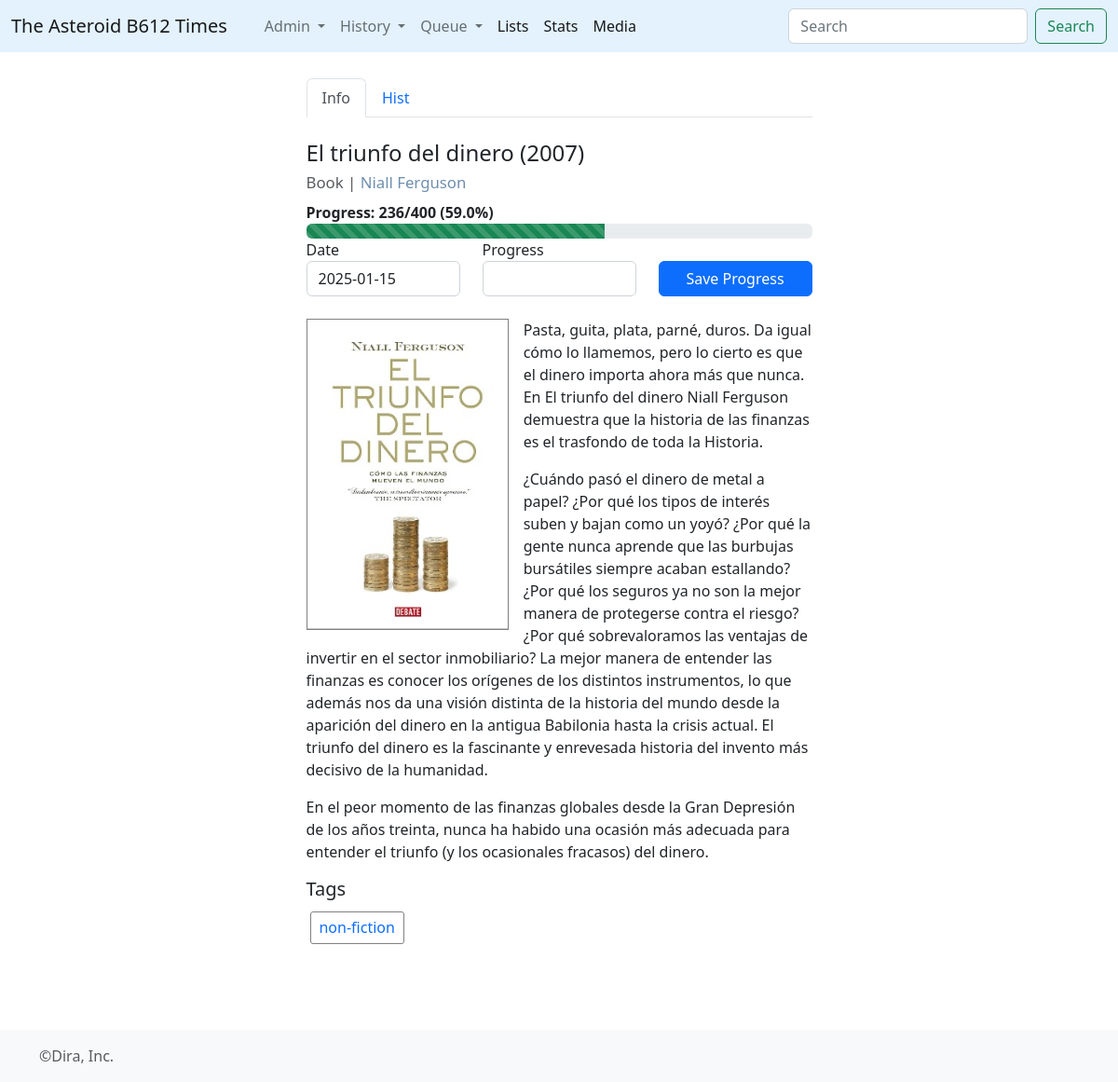
Screenshot of /book/439 with the database file from the repository.
### times/models.py (models this page shows, shortened)
class Book(models.Model):
	title = models.CharField(max_length=512)
	orig_lan = models.CharField(max_length=2)
	info = models.TextField()
	pub_year = models.IntegerField()
	wtype = models.ForeignKey(WikiType,on_delete=models.CASCADE)
	@property
	def cleantext(self):
		n_corte = self.info.find('==headtext==')
		if n_corte == -1:
			return self.info
		else:
			return self.info.replace('==headtext==','')
	@property
	def titulo(self):
		return self.title+' ('+ str(self.pub_year) +')'
	@property
	def authors_links(self):
		creds = Credito.objects.filter(ctype__id__in=[1,5,6,7],media_type=1,media_id=self.id)
		enlaces = ""
		for c in creds:
			enlaces = enlaces + "<a href='/wiki/"+str(c.persona.id)+"' style='text-decoration:none; color:#6F8FAF;'>"+c.persona.title+"</a>,&nbsp;"
		return enlaces[:-7]
	@property
	def mainPic(self):
		npics = BookMedia.objects.filter(libro__id=self.id,imgtype=1).count()
		if npics == 0:
			return None
		else:
			pks = BookMedia.objects.filter(libro__id=self.id,imgtype=1).values_list('pk', flat=True)
			random_pk = choice(pks)
			ppic = BookMedia.objects.get(pk=random_pk)
			return ppic.imagen.url

class WikiType(models.Model):
	category = models.CharField(max_length=255)

class Credito(models.Model):
	ctype = models.ForeignKey(CreditType,on_delete=models.CASCADE)
	persona = models.ForeignKey(Wiki,on_delete=models.CASCADE)
	media_type = models.IntegerField()
	media_id = models.IntegerField()

class Wiki(models.Model):
	wtype = models.ForeignKey(WikiType,on_delete=models.CASCADE)
	title = models.CharField(max_length=512)
	info = models.TextField()
	created_at = models.DateTimeField(auto_now=True)
	updated_at = models.DateTimeField(null=True,blank=True)

class ProgressBar(models.Model):
	libro = models.ForeignKey(Book,on_delete=models.CASCADE)
	units = models.CharField(max_length=50)
	cantidad = models.IntegerField()
	avance = models.IntegerField(blank=True,default=0)
	fecha_inicio = models.DateField()
	@property
	def prct_prog(self):
		return round(self.avance/self.cantidad*100.00,2)

class BookMedia(models.Model):
	libro = models.ForeignKey(Book,on_delete=models.CASCADE)
	imgtype = models.IntegerField()
	imagen = models.ImageField(upload_to=path_and_name, max_length=255, null=True, blank=True)

class BookTag(models.Model):
	libro = models.ForeignKey(Book, on_delete=models.CASCADE)
	tag = models.CharField(max_length=256)

### times/views.py (the view)
# urls.py: path('book/<bookid>', views.book, name='book'),
def book(request,bookid):
	this_book = Book.objects.get(pk=int(bookid))
	wtypes = WikiType.objects.all()
	related_wikis = MediaWiki.objects.filter(media_type=1, media_id=this_book.id).order_by('-id')
	listas = BookList.objects.all().order_by('listname')
	citas = BookQuote.objects.filter(libro=this_book).order_by('id')
	barras = ProgressBar.objects.filter(libro=this_book,avance__lt=F('cantidad'))
	btags = BookTag.objects.filter(libro__id=this_book.id)
	return render(request,'view-book.html',{'this_book':this_book,'btags':btags,'wtypes':wtypes,'relw':related_wikis,'blistas':listas,'barras':barras,'citas':citas})

### times/templates/view-book.html (shortened to what this page needs)
{% extends 'base_forms.html' %}
{% block contenido %}
<ul class="nav nav-tabs" id="myTab" role="tablist">
  <li class="nav-item" role="presentation">
    <button class="nav-link active" id="home-tab" data-bs-toggle="tab" data-bs-target="#home" type="button" role="tab" aria-controls="home" aria-selected="true">Info</button>
  </li>
  <li class="nav-item" role="presentation">
    <button class="nav-link" id="profile-tab" data-bs-toggle="tab" data-bs-target="#profile" type="button" role="tab" aria-controls="profile" aria-selected="false">Hist</button>
  </li>
</ul>
<div class="tab-content" id="myTabContent">
  <div class="tab-pane fade show active" id="home" role="tabpanel" aria-labelledby="home-tab">
  	<br>
  	<article class="blog-post">
	<h4>{{this_book.titulo}} <br><small class="text-muted" style="font-size: 0.7em; font-weight: normal;">{{this_book.wtype.category|capfirst}} | {{this_book.authors_links|safe}}</small></h4>
	{% if barras %}
		{%for b in barras%}
		<b>Progress: {{b.avance}}/{{b.cantidad}} ({{b.prct_prog}}%)</b>
			<div class="progress">
          <div class="progress-bar progress-bar-striped bg-success" role="progressbar" style="width:{{b.prct_prog}}%;" aria-valuenow="25" aria-valuemin="0" aria-valuemax="100"></div>
       </div>
       	<form method="POST" action="{% url 'saveprogress' %}">
					  <div class="row">
					  <div class="form-group col-sm-4">
					    <label for="exampleFormControlInput1">Date</label>
					    <input type = "text" value="{% now 'Y-m-d' %}" name="fecha" class="form-control" id="exampleFormControlInput1">
					  </div>
					  <div class="form-group col-sm-4">
					    <label for="exampleFormControlInput1">Progress</label>
					    <input type = "text" name="progress" class="form-control" id="exampleFormControlInput1">
					  </div>
					  <div class="form-group col-sm-4">
					   <br>
					    <button type="submit" class="btn btn-primary" style="width:100%">Save Progress</button>
					  </div>
					</div>
					  <br>
					</form>
		{%endfor%}
	{%endif%}
	  {% if this_book.mainPic %}<img src="{{this_book.mainPic}}" style="border:1px solid grey; float:left; width:40%; margin-right: 16px; margin-bottom: 16px;">{% endif %}
	{{this_book.cleantext|linebreaks}}
		{% if btags %}
	<h5>Tags</h5>
	<div style="position: relative;">
		{% for t in btags %}
		<a href="{% url 'viewbooktag' t.tag %}"><div style="float:left; margin:0.25em; border: 1px solid grey; padding:0.3em; border-radius: 3px;">
		 	&nbsp;{{ t.tag }}&nbsp;
		</div></a>
		{% endfor %}
	</div><br><div style="clear:both;"></div><br>
	{% endif %}
</article>
  </div>
</div>
{% endblock%}

### static/css/blog.css (style rules this page uses)
.blog-post { margin-bottom: 4rem; }

### rows the page displays
Book: titulo "El triunfo del dinero (2007)", wtype.category "Book", authors_links "Niall Ferguson", mainPic (picture), cleantext "Pasta, guita, plata, parné, duros. Da igual cómo lo llamemos, pero lo cierto es que el dinero importa ahora más que nunca. En El triunfo del dinero Niall Ferguson demuestra que la historia de las finanzas es el trasfondo de toda la Historia. ¿Cuándo pasó el dinero de metal a papel? ¿Por qué los tipos de interés suben y bajan como un yoyó? ¿Por qué la gente nunca aprende que las burbujas bursátiles siempre acaban estallando? ¿Por qué los seguros ya no son la mejor manera de protegerse contra el riesgo? ¿Por qué sobrevaloramos las ventajas de invertir en el sector inmobiliario? La mejor manera de entender las finanzas es conocer los orígenes de los distintos instrumentos, lo que además nos da…"
ProgressBar: avance "236", cantidad "400", prct_prog "59.0"
BookTag: tag "non-fiction"
